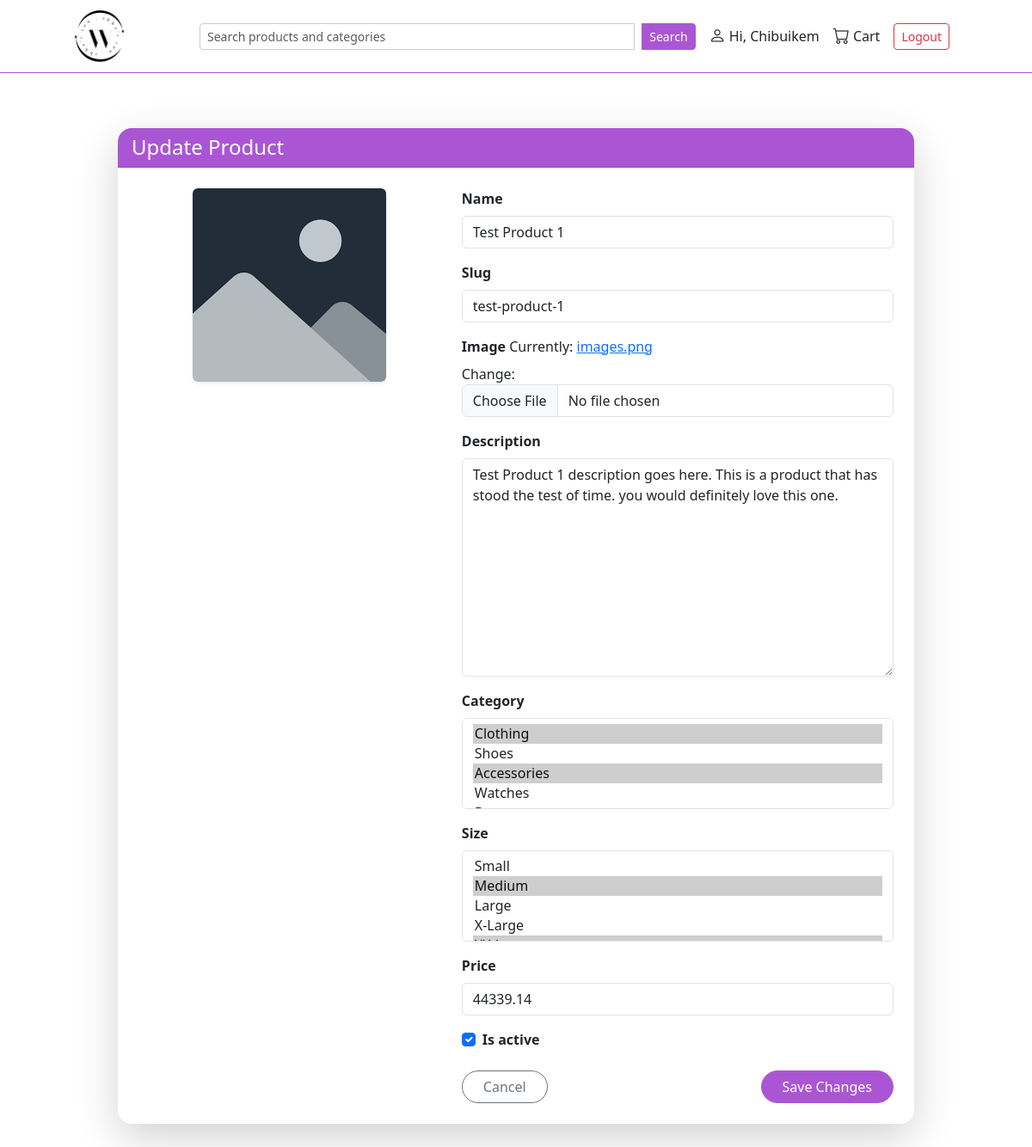
Before: /cart/edit_product/1 (signed in) with the older database file.
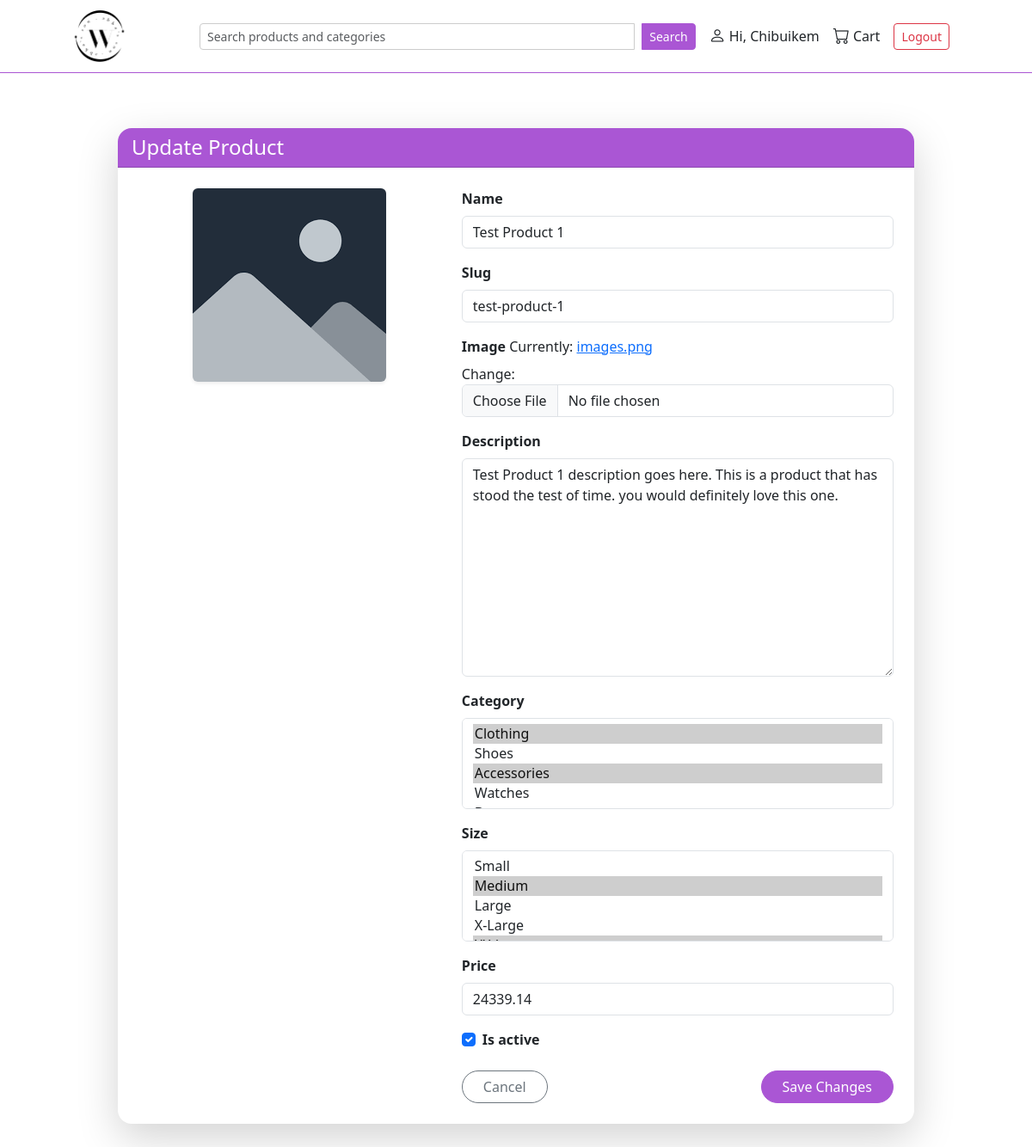
After: the same page with the newer database file.
### catalogue/models.py (models this page shows, shortened)
class Product(models.Model):
    name = models.CharField(max_length=100)
    slug = models.SlugField()
    description = models.TextField()
    category = models.ManyToManyField(Category, blank=True, related_name='product')
    price = models.DecimalField(max_digits=8, decimal_places=2)
    size = models.ManyToManyField(Size, blank=True, related_name='sizes')
    image = models.ImageField(upload_to='products/', default='products/images.png')
    product_type = models.ForeignKey(ProductType, on_delete=models.CASCADE, related_name='type', null=True)
    is_active = models.BooleanField()
    date_created = models.DateTimeField(auto_now_add=True)

### catalogue/views.py (the view)
# urls.py: path('cart/edit_product/<int:id>', views.edit_product, name='edit_product'),
@login_required
def edit_product(request, id):
    product = get_object_or_404(Product, id=id)
    if request.method == 'POST':
        ep_form = EditProductForm(request.POST, request.FILES, instance=product)
        if ep_form.is_valid():
            ep_form.save()
            return redirect('store:edit_product', id=product.id) # type:ignore
    else:
            ep_form = EditProductForm(instance=product)
    return render(request, 'catalogue/edit_product.html', {'form': ep_form})

### catalogue/forms.py
class EditProductForm(forms.ModelForm): #type: ignore
    class Meta:
        model = Product
        fields = ("name", "slug", "image", "description", "category", "size", "price", "is_active")

### catalogue/models.py (called while the page is built)
    def __str__(self):
        return self.name

    def __str__(self):
        return self.size

### catalogue/templates/catalogue/edit_product.html (shortened to what this page needs)
{% extends 'layout.html' %}
{% load widget_tweaks %}
{% block content %}
<div class="container py-5">
  <div class="row justify-content-center">
    <div class="col-md-10">
      <div class="card shadow-lg border-0 rounded-4">
        <div class="card-header bg-primary-custom text-white rounded-top-4">
          <h4 class="mb-0">Update Product</h4>
        </div>
        <div class="card-body p-4">
          <div class="row">
            <div class="col-md-5 text-center mb-4 mb-md-0">
              {% if form.instance.image %}
                <img src="{{ form.instance.image.url }}" alt="Current Image" class="img-fluid rounded shadow-sm" style="max-height: 300px;">
              {% else %}
                <div class="border p-5 rounded text-muted">No Image</div>
              {% endif %}
            </div>
            <div class="col-md-7">
              <form method="POST" enctype="multipart/form-data" class="needs-validation" novalidate>
               {% for field in form %}
                    {% if field.name == "is_active" %}
                        <div class="form-check mb-3">
                        <input class="form-check-input" type="checkbox" id="{{ field.id_for_label }}" name="{{ field.html_name }}" {% if field.value %}checked{% endif %}>
                        <label class="form-check-label fw-semibold" for="{{ field.id_for_label }}">
                            {{ field.label }}
                        </label>
                        </div>
                    {% else %}
                        <div class="mb-3">
                        <label for="{{ field.id_for_label }}" class="form-label fw-semibold">
                            {{ field.label }}
                        </label>
                        {{ field|add_class:"form-control" }}
                        </div>
                    {% endif %}
            {% endfor %}
                <div class="d-flex justify-content-between mt-4">
                  <a href="{% url 'store:store' %}" class="btn btn-outline-secondary rounded-pill px-4">
                    Cancel
                  </a>
                  <button type="submit" class="btn btn-primary-custom rounded-pill px-4">
                    Save Changes
                  </button>
                </div>
              </form>
            </div>
          </div>
        </div>
      </div>
    </div>
  </div>
</div>
{% endblock %}

Changed rows visible on the page:
changed Product "Test Product 1": price "44339.14" → "24339.14"
